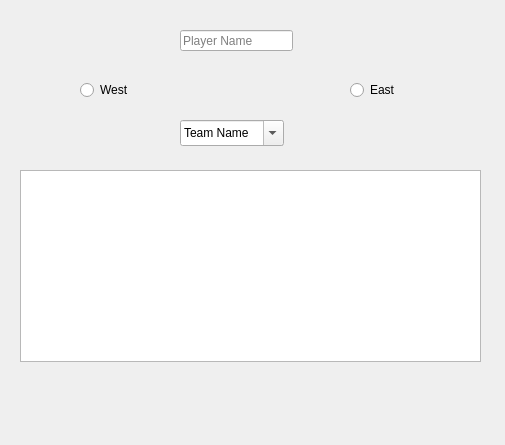
<?xml version="1.0" encoding="UTF-8"?>
<ui version="4.0">
 <class>DockWidget</class>
 <widget class="QDockWidget" name="DockWidget">
  <property name="geometry">
   <rect>
    <x>0</x>
    <y>0</y>
    <width>505</width>
    <height>445</height>
   </rect>
  </property>
  <property name="windowTitle">
   <string>DockWidget</string>
  </property>
  <widget class="QWidget" name="dockWidgetContents">
   <widget class="QLineEdit" name="lineEdit">
    <property name="geometry">
     <rect>
      <x>180</x>
      <y>30</y>
      <width>113</width>
      <height>21</height>
     </rect>
    </property>
    <property name="toolTip">
     <string>Player Name</string>
    </property>
    <property name="placeholderText">
     <string>Player Name</string>
    </property>
   </widget>
   <widget class="QRadioButton" name="radioButton">
    <property name="geometry">
     <rect>
      <x>350</x>
      <y>80</y>
      <width>100</width>
      <height>20</height>
     </rect>
    </property>
    <property name="text">
     <string>East</string>
    </property>
   </widget>
   <widget class="QRadioButton" name="radioButton_2">
    <property name="geometry">
     <rect>
      <x>80</x>
      <y>80</y>
      <width>100</width>
      <height>20</height>
     </rect>
    </property>
    <property name="text">
     <string>West</string>
    </property>
   </widget>
   <widget class="QComboBox" name="comboBox">
    <property name="geometry">
     <rect>
      <x>180</x>
      <y>120</y>
      <width>104</width>
      <height>26</height>
     </rect>
    </property>
    <property name="editable">
     <bool>true</bool>
    </property>
    <property name="currentText">
     <string>Team Name</string>
    </property>
   </widget>
   <widget class="QTableView" name="tableView">
    <property name="geometry">
     <rect>
      <x>20</x>
      <y>170</y>
      <width>461</width>
      <height>192</height>
     </rect>
    </property>
    <attribute name="horizontalHeaderVisible">
     <bool>false</bool>
    </attribute>
    <attribute name="horizontalHeaderCascadingSectionResizes">
     <bool>false</bool>
    </attribute>
    <attribute name="horizontalHeaderDefaultSectionSize">
     <number>91</number>
    </attribute>
    <attribute name="verticalHeaderCascadingSectionResizes">
     <bool>true</bool>
    </attribute>
   </widget>
  </widget>
 </widget>
 <resources/>
 <connections/>
</ui>
